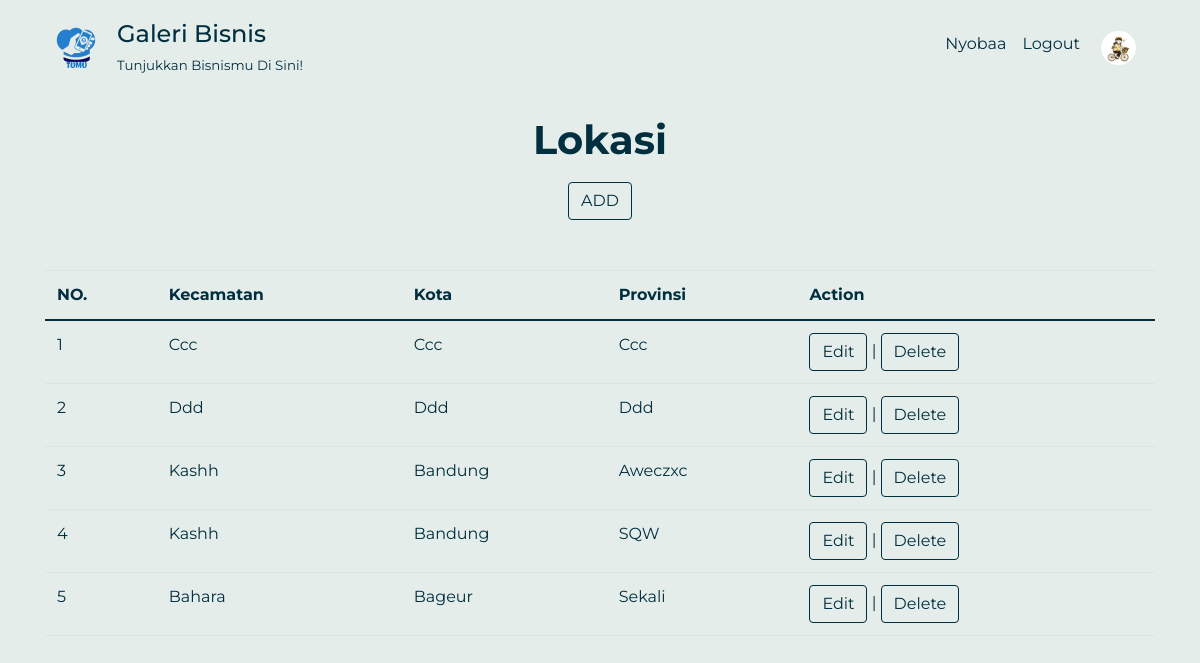
The app's page /dashboard.php?p=lokasilist (signed in) with its own data.
### tables this page shows
CREATE TABLE `lokasi` (
  `id_lokasi` int(11) NOT NULL,
  `kecamatan` varchar(30) NOT NULL,
  `kota` varchar(30) NOT NULL,
  `provinsi` varchar(30) NOT NULL
);

### connection.php (called while the page is built, shortened)
<?php
class Connection{
   private $host = "localhost";
   private $struser = "root";
   private $strpassword = "";
   private $dbname = "galeribisnis";
	function connect(){
	    $conn = mysqli_connect($this->host,$this->struser, $this->strpassword);
	 	mysqli_select_db($conn, $this->dbname);
		$this->connection = $conn;
	}
}
?>

### class/class.Lokasi.php (called while the page is built, shortened)
<?php
class Lokasi extends Connection{
    public function __get($atribute)
    {
        if (property_exists($this, $atribute)) {
            return $this->$atribute;
        }
    }
    public function SelectAllLokasi()
    {
        $sql = "SELECT * FROM lokasi";
        $result = mysqli_query($this->connection, $sql);
        $arrResult = array();
        $cnt = 0;
        if (mysqli_num_rows($result) > 0) {
            while ($data = mysqli_fetch_array($result)) {
                $objLokasi = new Lokasi();
                $objLokasi->id_lokasi = $data['id_lokasi'];
                $objLokasi->kecamatan = $data['kecamatan'];
                $objLokasi->kota = $data['kota'];
                $objLokasi->provinsi = $data['provinsi'];
                $arrResult[$cnt] = $objLokasi;
                $cnt++;
            }
        }
        return $arrResult;
    }
}
?>

### pages/lokasilist.php (the view)
<div class="container lokasilist">
    <div class="text-center">
        <h1 class="judul"><strong>Lokasi</strong></h1>
        <a class="btn add" #id="addButton" href="dashboard.php?p=lokasi">ADD</a>
    </div>
    <table class="table">
        <thead>
            <tr>
                <th>NO.</th>
                <th>Kecamatan</th>
                <th>Kota</th>
                <th>Provinsi</th>
                <th>action</th>
            </tr>
        </thead>
        <?php
        require_once('./class/class.Lokasi.php');
        $objLokasi = new Lokasi();
        $arrayResult = $objLokasi->SelectAllLokasi();
        if (count($arrayResult) == 0) {
            echo '<tr><td colspan="5">Tidak ada data!</td></tr>';
        } else {
            $no = 1;
            foreach ($arrayResult as $dataLokasi) {
                echo '<tr>';
                echo '<td>' . $no . '</td>';
                echo '<td>' . $dataLokasi->kecamatan . '</td>';
                echo '<td>' . $dataLokasi->kota . '</td>';
                echo '<td>' . $dataLokasi->provinsi . '</td>';
                echo '<td>
                <a class="btn"
                href="?p=lokasi&id_lokasi=' . $dataLokasi->id_lokasi . '"> Edit </a> |
                <a class="btn"
                href="?p=delete-lokasi&id_lokasi=' . $dataLokasi->id_lokasi . '" onclick="return confirm(\'Apakah anda yakin ingin menghapus?\')"> Delete </a></td>';
                            echo '</tr>';
                $no++;
            }
        }
        ?>
    </table>
</div>

### StyleIndex.css (style rules this page uses)
.all { background-color: #e4edea; font-family: montserrat, sans-serif; text-transform: capitalize; color: #002f3f; }
.table td { color:#002f3f; }
.table tr { color:#002f3f; }
.lokasilist .judul { color: #002f3f; margin-top: 40px; }
.lokasilist .add { margin-top: 10px; }
.lokasilist .table { margin-top: 50px; }
.lokasilist .table th { color:#002f3f; }
.lokasilist .btn { background-color: #e4edea; color:#002f3f; font-weight: 400; border-color: #002f3f; }

### records on screen
lokasi: kecamatan "Ccc", kota "Ccc", provinsi "Ccc"
lokasi: kecamatan "Ddd", kota "Ddd", provinsi "Ddd"
lokasi: kecamatan "Kashh", kota "Bandung", provinsi "Aweczxc"
lokasi: kecamatan "Kashh", kota "Bandung", provinsi "SQW"
lokasi: kecamatan "Bahara", kota "Bageur", provinsi "Sekali"
